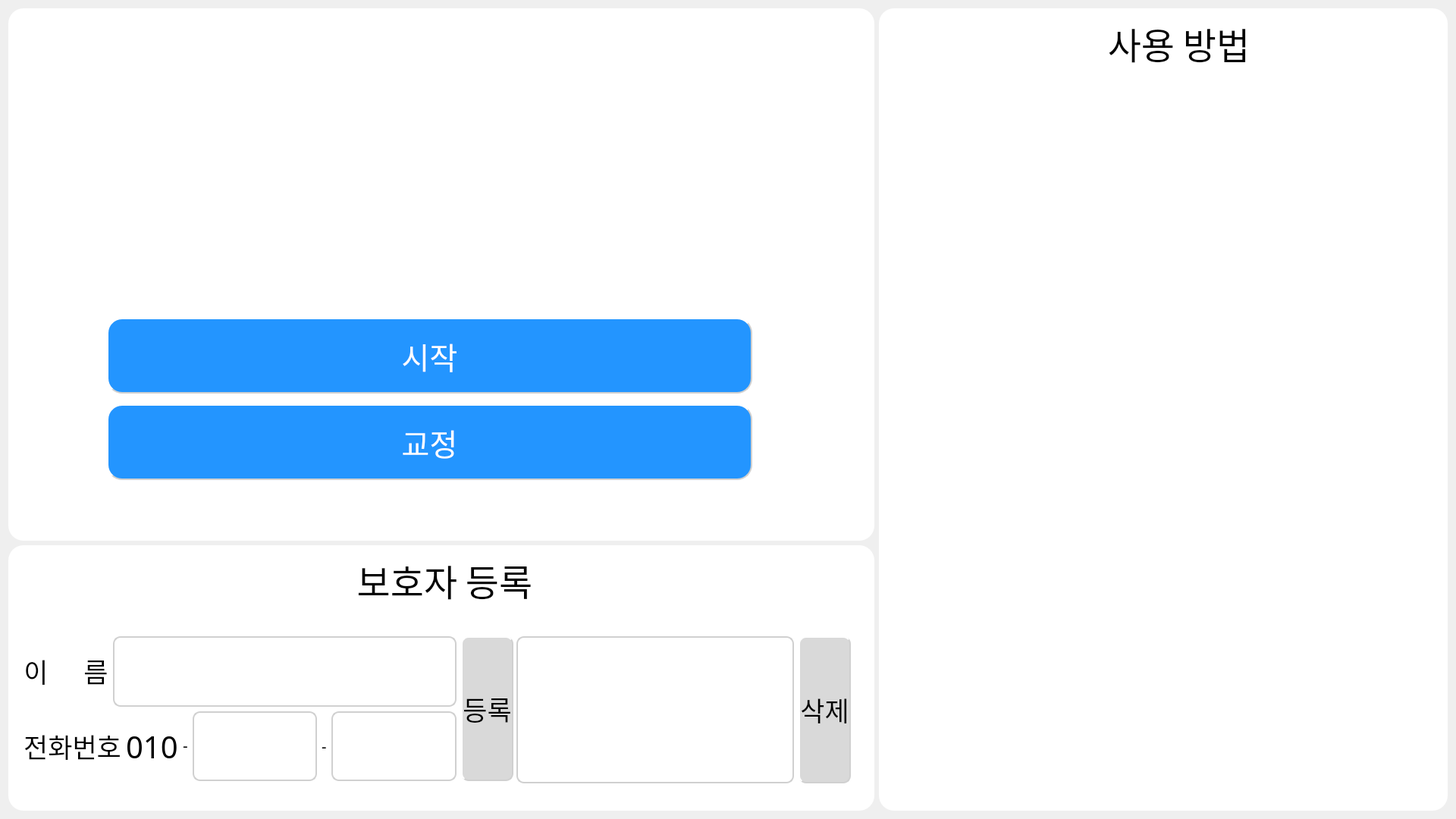
<?xml version="1.0" encoding="UTF-8"?>
<ui version="4.0">
 <class>Form</class>
 <widget class="QWidget" name="Form">
  <property name="geometry">
   <rect>
    <x>0</x>
    <y>0</y>
    <width>1920</width>
    <height>1080</height>
   </rect>
  </property>
  <property name="windowTitle">
   <string>Form</string>
  </property>
  <property name="styleSheet">
   <string notr="true"/>
  </property>
  <layout class="QGridLayout" name="gridLayout">
   <item row="0" column="0">
    <widget class="QGroupBox" name="groupBox">
     <property name="font">
      <font>
       <family>휴먼편지체</family>
       <pointsize>42</pointsize>
      </font>
     </property>
     <property name="styleSheet">
      <string notr="true">border-radius: 20px; 
background-color: rgb(255, 255, 255);</string>
     </property>
     <property name="title">
      <string/>
     </property>
     <property name="alignment">
      <set>Qt::AlignCenter</set>
     </property>
     <widget class="QWidget" name="verticalLayoutWidget">
      <property name="geometry">
       <rect>
        <x>130</x>
        <y>400</y>
        <width>851</width>
        <height>231</height>
       </rect>
      </property>
      <layout class="QVBoxLayout" name="verticalLayout">
       <property name="sizeConstraint">
        <enum>QLayout::SetDefaultConstraint</enum>
       </property>
       <item>
        <widget class="QPushButton" name="start_btn">
         <property name="sizePolicy">
          <sizepolicy hsizetype="Preferred" vsizetype="Preferred">
           <horstretch>0</horstretch>
           <verstretch>0</verstretch>
          </sizepolicy>
         </property>
         <property name="maximumSize">
          <size>
           <width>1000</width>
           <height>100</height>
          </size>
         </property>
         <property name="font">
          <font>
           <family>배달의민족 을지로체 TTF</family>
           <pointsize>30</pointsize>
           <weight>50</weight>
           <italic>false</italic>
           <bold>false</bold>
          </font>
         </property>
         <property name="styleSheet">
          <string notr="true">border: 2px solid #d0d0d0; 
font: 30pt &quot;배달의민족 을지로체 TTF&quot;;
border-radius: 20px; 
background-color: rgb(35, 149, 255);
border-style: outset;
color:white;</string>
         </property>
         <property name="text">
          <string>시작</string>
         </property>
        </widget>
       </item>
       <item>
        <widget class="QPushButton" name="cal_btn">
         <property name="sizePolicy">
          <sizepolicy hsizetype="Preferred" vsizetype="Preferred">
           <horstretch>0</horstretch>
           <verstretch>0</verstretch>
          </sizepolicy>
         </property>
         <property name="maximumSize">
          <size>
           <width>1000</width>
           <height>100</height>
          </size>
         </property>
         <property name="font">
          <font>
           <family>배달의민족 을지로체 TTF</family>
           <pointsize>30</pointsize>
           <weight>50</weight>
           <italic>false</italic>
           <bold>false</bold>
          </font>
         </property>
         <property name="cursor">
          <cursorShape>ArrowCursor</cursorShape>
         </property>
         <property name="styleSheet">
          <string notr="true">border: 2px solid #d0d0d0; 
font: 30pt &quot;배달의민족 을지로체 TTF&quot;;
border-radius: 20px; 
background-color: rgb(35, 149, 255);
border-style: outset;
color:white;</string>
         </property>
         <property name="text">
          <string>교정</string>
         </property>
         <property name="autoRepeatDelay">
          <number>300</number>
         </property>
        </widget>
       </item>
      </layout>
     </widget>
     <widget class="QLabel" name="label">
      <property name="geometry">
       <rect>
        <x>290</x>
        <y>20</y>
        <width>571</width>
        <height>331</height>
       </rect>
      </property>
      <property name="sizePolicy">
       <sizepolicy hsizetype="Fixed" vsizetype="Fixed">
        <horstretch>0</horstretch>
        <verstretch>0</verstretch>
       </sizepolicy>
      </property>
      <property name="text">
       <string/>
      </property>
      <property name="pixmap">
       <pixmap>:/logo/logo.png</pixmap>
      </property>
      <property name="scaledContents">
       <bool>false</bool>
      </property>
     </widget>
    </widget>
   </item>
   <item row="0" column="1" rowspan="2">
    <widget class="QGroupBox" name="groupBox_3">
     <property name="maximumSize">
      <size>
       <width>750</width>
       <height>16777215</height>
      </size>
     </property>
     <property name="font">
      <font>
       <family>휴먼편지체</family>
       <pointsize>36</pointsize>
      </font>
     </property>
     <property name="styleSheet">
      <string notr="true">border-radius: 20px; 
background-color: rgb(255, 255, 255);</string>
     </property>
     <property name="title">
      <string/>
     </property>
     <property name="alignment">
      <set>Qt::AlignCenter</set>
     </property>
     <widget class="QWidget" name="howto_widget" native="true">
      <property name="geometry">
       <rect>
        <x>10</x>
        <y>59</y>
        <width>721</width>
        <height>990</height>
       </rect>
      </property>
      <property name="styleSheet">
       <string notr="true">background-color: rgb(255, 255, 255);</string>
      </property>
      <widget class="QLabel" name="label_3">
       <property name="geometry">
        <rect>
         <x>0</x>
         <y>30</y>
         <width>701</width>
         <height>991</height>
        </rect>
       </property>
       <property name="text">
        <string>&lt;html&gt;&lt;head/&gt;&lt;body&gt;&lt;p&gt;&lt;img src=&quot;:/how/howto.jpg&quot;/&gt;&lt;/p&gt;&lt;/body&gt;&lt;/html&gt;</string>
       </property>
       <property name="alignment">
        <set>Qt::AlignCenter</set>
       </property>
      </widget>
     </widget>
     <widget class="QLabel" name="label_4">
      <property name="geometry">
       <rect>
        <x>180</x>
        <y>10</y>
        <width>431</width>
        <height>71</height>
       </rect>
      </property>
      <property name="font">
       <font>
        <family>배달의민족 을지로체 TTF</family>
        <pointsize>36</pointsize>
        <weight>50</weight>
        <italic>false</italic>
        <bold>false</bold>
       </font>
      </property>
      <property name="tabletTracking">
       <bool>false</bool>
      </property>
      <property name="styleSheet">
       <string notr="true">font: 36pt &quot;배달의민족 을지로체 TTF&quot;;</string>
      </property>
      <property name="text">
       <string>사용 방법</string>
      </property>
      <property name="alignment">
       <set>Qt::AlignCenter</set>
      </property>
     </widget>
     <widget class="QPushButton" name="exec_btn">
      <property name="geometry">
       <rect>
        <x>699</x>
        <y>10</y>
        <width>41</width>
        <height>41</height>
       </rect>
      </property>
      <property name="text">
       <string/>
      </property>
      <property name="icon">
       <iconset>
        <normaloff>../image/exit2.png</normaloff>../image/exit2.png</iconset>
      </property>
      <property name="iconSize">
       <size>
        <width>30</width>
        <height>30</height>
       </size>
      </property>
     </widget>
    </widget>
   </item>
   <item row="1" column="0">
    <widget class="QGroupBox" name="groupBox_4">
     <property name="sizePolicy">
      <sizepolicy hsizetype="Preferred" vsizetype="Preferred">
       <horstretch>0</horstretch>
       <verstretch>0</verstretch>
      </sizepolicy>
     </property>
     <property name="maximumSize">
      <size>
       <width>16777215</width>
       <height>350</height>
      </size>
     </property>
     <property name="font">
      <font>
       <family>휴먼편지체</family>
       <pointsize>36</pointsize>
      </font>
     </property>
     <property name="styleSheet">
      <string notr="true">border-radius: 20px;  
background-color: rgb(255, 255, 255);</string>
     </property>
     <property name="title">
      <string/>
     </property>
     <property name="alignment">
      <set>Qt::AlignCenter</set>
     </property>
     <widget class="QWidget" name="widget" native="true">
      <property name="geometry">
       <rect>
        <x>10</x>
        <y>80</y>
        <width>1111</width>
        <height>251</height>
       </rect>
      </property>
      <property name="styleSheet">
       <string notr="true">border: 2px ; 
border-radius: 20px; 
background-color: rgb(255, 255, 255);</string>
      </property>
      <widget class="QWidget" name="layoutWidget">
       <property name="geometry">
        <rect>
         <x>10</x>
         <y>40</y>
         <width>646</width>
         <height>191</height>
        </rect>
       </property>
       <layout class="QHBoxLayout" name="horizontalLayout_4">
        <item>
         <layout class="QVBoxLayout" name="verticalLayout_2">
          <item>
           <layout class="QHBoxLayout" name="horizontalLayout_2">
            <item>
             <widget class="QLabel" name="label_10">
              <property name="sizePolicy">
               <sizepolicy hsizetype="Fixed" vsizetype="Fixed">
                <horstretch>0</horstretch>
                <verstretch>0</verstretch>
               </sizepolicy>
              </property>
              <property name="font">
               <font>
                <family>배달의민족 을지로체 TTF</family>
                <pointsize>26</pointsize>
                <weight>50</weight>
                <italic>false</italic>
                <bold>false</bold>
               </font>
              </property>
              <property name="styleSheet">
               <string notr="true">font: 26pt &quot;배달의민족 을지로체 TTF&quot;;</string>
              </property>
              <property name="text">
               <string>이      름</string>
              </property>
              <property name="alignment">
               <set>Qt::AlignCenter</set>
              </property>
             </widget>
            </item>
            <item>
             <widget class="QLineEdit" name="name_le">
              <property name="sizePolicy">
               <sizepolicy hsizetype="Expanding" vsizetype="Preferred">
                <horstretch>0</horstretch>
                <verstretch>0</verstretch>
               </sizepolicy>
              </property>
              <property name="font">
               <font>
                <family>HY견고딕</family>
                <pointsize>30</pointsize>
               </font>
              </property>
              <property name="styleSheet">
               <string notr="true">border: 1.5px solid #d0d0d0; 
border-radius: 10px; 

</string>
              </property>
              <property name="alignment">
               <set>Qt::AlignCenter</set>
              </property>
             </widget>
            </item>
           </layout>
          </item>
          <item>
           <layout class="QHBoxLayout" name="horizontalLayout_3">
            <item>
             <widget class="QLabel" name="label_11">
              <property name="sizePolicy">
               <sizepolicy hsizetype="Fixed" vsizetype="Fixed">
                <horstretch>0</horstretch>
                <verstretch>0</verstretch>
               </sizepolicy>
              </property>
              <property name="font">
               <font>
                <family>배달의민족 을지로체 TTF</family>
                <pointsize>26</pointsize>
                <weight>50</weight>
                <italic>false</italic>
                <bold>false</bold>
               </font>
              </property>
              <property name="styleSheet">
               <string notr="true">font: 26pt &quot;배달의민족 을지로체 TTF&quot;;</string>
              </property>
              <property name="text">
               <string>전화번호</string>
              </property>
              <property name="alignment">
               <set>Qt::AlignCenter</set>
              </property>
             </widget>
            </item>
            <item>
             <widget class="QLabel" name="label_5">
              <property name="font">
               <font>
                <family>배달의민족 을지로체 TTF</family>
                <pointsize>30</pointsize>
               </font>
              </property>
              <property name="text">
               <string>010</string>
              </property>
             </widget>
            </item>
            <item>
             <widget class="QLabel" name="label_6">
              <property name="font">
               <font>
                <pointsize>15</pointsize>
               </font>
              </property>
              <property name="text">
               <string>-</string>
              </property>
             </widget>
            </item>
            <item>
             <widget class="QLineEdit" name="phone_le1">
              <property name="sizePolicy">
               <sizepolicy hsizetype="Expanding" vsizetype="Preferred">
                <horstretch>0</horstretch>
                <verstretch>0</verstretch>
               </sizepolicy>
              </property>
              <property name="font">
               <font>
                <family>배달의민족 을지로체 TTF</family>
                <pointsize>20</pointsize>
               </font>
              </property>
              <property name="styleSheet">
               <string notr="true">border: 1.5px solid #d0d0d0; 
border-radius: 10px; 

</string>
              </property>
              <property name="alignment">
               <set>Qt::AlignCenter</set>
              </property>
             </widget>
            </item>
            <item>
             <widget class="QLabel" name="label_7">
              <property name="font">
               <font>
                <family>함초롬돋움</family>
                <pointsize>15</pointsize>
               </font>
              </property>
              <property name="text">
               <string>-</string>
              </property>
             </widget>
            </item>
            <item>
             <widget class="QLineEdit" name="phone_le2">
              <property name="sizePolicy">
               <sizepolicy hsizetype="Preferred" vsizetype="Preferred">
                <horstretch>0</horstretch>
                <verstretch>0</verstretch>
               </sizepolicy>
              </property>
              <property name="font">
               <font>
                <family>배달의민족 을지로체 TTF</family>
                <pointsize>20</pointsize>
               </font>
              </property>
              <property name="styleSheet">
               <string notr="true">border: 1.5px solid #d0d0d0; 
border-radius: 10px; 

</string>
              </property>
              <property name="alignment">
               <set>Qt::AlignCenter</set>
              </property>
             </widget>
            </item>
           </layout>
          </item>
         </layout>
        </item>
        <item>
         <widget class="QPushButton" name="re_btn">
          <property name="sizePolicy">
           <sizepolicy hsizetype="Minimum" vsizetype="Preferred">
            <horstretch>0</horstretch>
            <verstretch>0</verstretch>
           </sizepolicy>
          </property>
          <property name="font">
           <font>
            <family>배달의민족 을지로체 TTF</family>
            <pointsize>26</pointsize>
            <weight>50</weight>
            <italic>false</italic>
            <bold>false</bold>
           </font>
          </property>
          <property name="styleSheet">
           <string notr="true">border: 1.5px solid #d0d0d0; 
border-radius: 10px;
border-style: outset;
background-color: rgb(217, 217, 217);
font: 26pt &quot;배달의민족 을지로체 TTF&quot;;
</string>
          </property>
          <property name="text">
           <string>등록</string>
          </property>
         </widget>
        </item>
       </layout>
      </widget>
      <widget class="QWidget" name="layoutWidget">
       <property name="geometry">
        <rect>
         <x>660</x>
         <y>40</y>
         <width>441</width>
         <height>194</height>
        </rect>
       </property>
       <layout class="QGridLayout" name="horizontalLayout">
        <item row="0" column="1">
         <widget class="QPushButton" name="del_btn">
          <property name="sizePolicy">
           <sizepolicy hsizetype="Minimum" vsizetype="Preferred">
            <horstretch>0</horstretch>
            <verstretch>0</verstretch>
           </sizepolicy>
          </property>
          <property name="font">
           <font>
            <family>배달의민족 을지로체 TTF</family>
            <pointsize>26</pointsize>
            <weight>50</weight>
            <italic>false</italic>
            <bold>false</bold>
           </font>
          </property>
          <property name="styleSheet">
           <string notr="true">border: 1.5px solid #d0d0d0; 
border-radius: 10px;
border-style: outset;
background-color: rgb(217, 217, 217);
font: 26pt &quot;배달의민족 을지로체 TTF&quot;;
</string>
          </property>
          <property name="text">
           <string>삭제</string>
          </property>
         </widget>
        </item>
        <item row="0" column="0">
         <widget class="QListWidget" name="friendWidget">
          <property name="font">
           <font>
            <family>휴먼둥근헤드라인</family>
            <pointsize>15</pointsize>
           </font>
          </property>
          <property name="styleSheet">
           <string notr="true">border: 1.5px solid #d0d0d0; 
border-radius: 10px; 
</string>
          </property>
         </widget>
        </item>
       </layout>
      </widget>
     </widget>
     <widget class="QLabel" name="label_2">
      <property name="geometry">
       <rect>
        <x>360</x>
        <y>10</y>
        <width>431</width>
        <height>71</height>
       </rect>
      </property>
      <property name="font">
       <font>
        <family>배달의민족 을지로체 TTF</family>
        <pointsize>36</pointsize>
        <weight>50</weight>
        <italic>false</italic>
        <bold>false</bold>
       </font>
      </property>
      <property name="tabletTracking">
       <bool>false</bool>
      </property>
      <property name="styleSheet">
       <string notr="true">font: 36pt &quot;배달의민족 을지로체 TTF&quot;;</string>
      </property>
      <property name="text">
       <string>보호자 등록</string>
      </property>
      <property name="alignment">
       <set>Qt::AlignCenter</set>
      </property>
     </widget>
    </widget>
   </item>
  </layout>
 </widget>
 <resources>
  <include location="../image/logo.qrc"/>
  <include location="../image/howtouse.qrc"/>
  <include location="../image/background.qrc"/>
 </resources>
 <connections/>
</ui>
